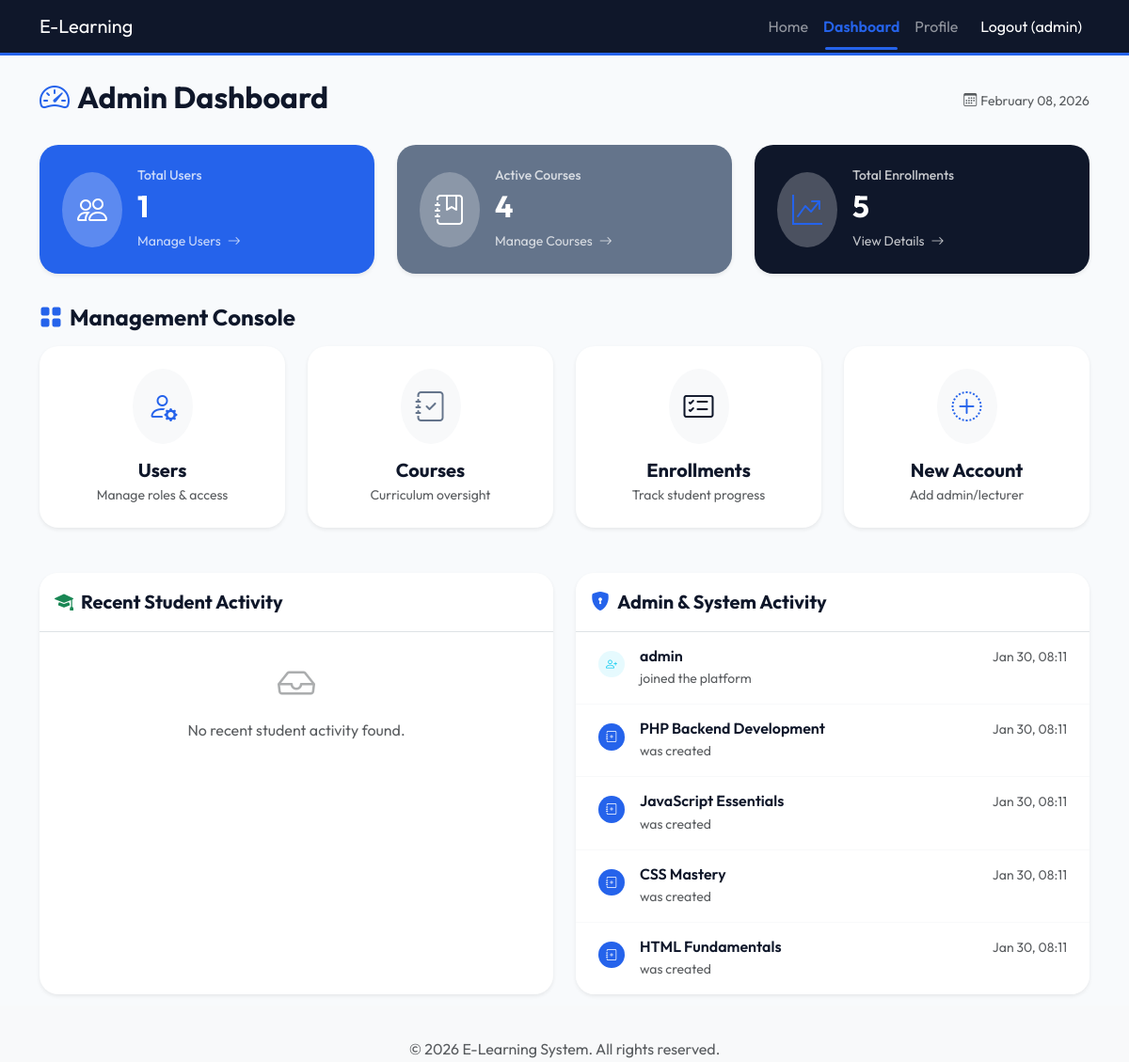
Page /views/admin/dashboard.php (signed in) on the committed database.
### tables this page shows
CREATE TABLE IF NOT EXISTS users (
    id INT AUTO_INCREMENT PRIMARY KEY,
    username VARCHAR(50) NOT NULL UNIQUE,
    email VARCHAR(100) NOT NULL UNIQUE,
    password VARCHAR(255) NOT NULL,
    role ENUM('admin', 'student') NOT NULL DEFAULT 'student',
    bio TEXT,
    avatar VARCHAR(255),
    created_at TIMESTAMP DEFAULT CURRENT_TIMESTAMP,
    INDEX idx_role (role),
    INDEX idx_username (username),
    INDEX idx_email (email)
);

CREATE TABLE IF NOT EXISTS courses (
    id INT AUTO_INCREMENT PRIMARY KEY,
    teacher_id INT NOT NULL,
    title VARCHAR(255) NOT NULL,
    description TEXT,
    thumbnail VARCHAR(255),
    created_at TIMESTAMP DEFAULT CURRENT_TIMESTAMP,
    FOREIGN KEY (teacher_id) REFERENCES users(id) ON DELETE CASCADE,
    INDEX idx_teacher (teacher_id),
    INDEX idx_created_at (created_at)
);

### views/admin/dashboard.php (the view, shortened to what this page needs)
<?php
require_once '../../config/db.php';
include '../../includes/header.php';
$user_count = $pdo->query("SELECT COUNT(*) FROM users")->fetchColumn();
$course_count = $pdo->query("SELECT COUNT(*) FROM courses")->fetchColumn();
$enrollment_count = $pdo->query("SELECT COUNT(*) FROM enrollments")->fetchColumn();
$admin_activity = [];
$stmt = $pdo->query("SELECT id, username, 'joined the platform' as action, created_at, 'user' as type FROM users ORDER BY created_at DESC LIMIT 5");
while($row = $stmt->fetch()) {
    $admin_activity[] = $row;
}
$stmt = $pdo->query("SELECT id, title as username, 'was created' as action, created_at, 'course' as type FROM courses ORDER BY created_at DESC LIMIT 5");
while($row = $stmt->fetch()) {
    $admin_activity[] = $row;
}
usort($admin_activity, function($a, $b) {
    return strtotime($b['created_at']) - strtotime($a['created_at']);
});
$admin_activity = array_slice($admin_activity, 0, 7);
$student_activity = [];
usort($student_activity, function($a, $b) {
    return strtotime($b['created_at']) - strtotime($a['created_at']);
});
$student_activity = array_slice($student_activity, 0, 7);
?>
<div class="d-flex justify-content-between align-items-center mb-4">
    <h2 class="text-accent fw-bold"><i class="bi bi-speedometer2 me-2 text-primary"></i>Admin Dashboard</h2>
    <div class="text-muted small"><i class="bi bi-calendar3 me-1"></i><?php echo date('F d, Y'); ?></div>
</div>
<div class="row">
    <div class="col-lg-4 col-md-6 mb-4">
        <div class="card border-0 shadow-sm bg-primary text-white p-2">
            <div class="card-body d-flex align-items-center">
                <div class="bg-white bg-opacity-25 rounded-circle p-3 me-3">
                    <i class="bi bi-people fs-2"></i>
                </div>
                <div>
                    <h5 class="mb-0 opacity-75 small">Total Users</h5>
                    <div class="fs-2 fw-bold"><?php echo $user_count; ?></div>
                    <a href="users.php" class="text-white text-decoration-none small opacity-75 hover-opacity-100">
                        Manage Users <i class="bi bi-arrow-right ms-1"></i>
                    </a>
                </div>
            </div>
        </div>
    </div>
    <div class="col-lg-4 col-md-6 mb-4">
        <div class="card border-0 shadow-sm bg-secondary text-white p-2">
            <div class="card-body d-flex align-items-center">
                <div class="bg-white bg-opacity-25 rounded-circle p-3 me-3">
                    <i class="bi bi-journal-bookmark fs-2"></i>
                </div>
                <div>
                    <h5 class="mb-0 opacity-75 small">Active Courses</h5>
                    <div class="fs-2 fw-bold"><?php echo $course_count; ?></div>
                    <a href="courses.php" class="text-white text-decoration-none small opacity-75 hover-opacity-100">
                        Manage Courses <i class="bi bi-arrow-right ms-1"></i>
                    </a>
                </div>
            </div>
        </div>
    </div>
    <div class="col-lg-4 col-md-12 mb-4">
        <div class="card border-0 shadow-sm bg-accent text-white p-2">
            <div class="card-body d-flex align-items-center">
                <div class="bg-white bg-opacity-25 rounded-circle p-3 me-3">
                    <i class="bi bi-graph-up-arrow fs-2 text-primary"></i>
                </div>
                <div>
                    <h5 class="mb-0 opacity-75 small">Total Enrollments</h5>
                    <div class="fs-2 fw-bold"><?php echo $enrollment_count; ?></div>
                    <a href="enrollments.php" class="text-white text-decoration-none small opacity-75 hover-opacity-100">
                        View Details <i class="bi bi-arrow-right ms-1"></i>
                    </a>
                </div>
            </div>
        </div>
    </div>
</div>
<h4 class="text-accent fw-bold mb-3 mt-2"><i class="bi bi-grid-fill me-2 text-primary"></i>Management Console</h4>
<div class="row">
    <div class="col-xl-3 col-sm-6 mb-4">
        <a href="users.php" class="text-decoration-none">
            <div class="card h-100 border-0 shadow-sm card-hover">
                <div class="card-body text-center py-4">
                    <div class="bg-light rounded-circle p-3 d-inline-block mb-3">
                        <i class="bi bi-person-gear fs-2 text-primary"></i>
                    </div>
                    <h5 class="text-accent fw-bold mb-1">Users</h5>
                    <p class="text-muted small mb-0">Manage roles & access</p>
                </div>
            </div>
        </a>
    </div>
    <div class="col-xl-3 col-sm-6 mb-4">
        <a href="courses.php" class="text-decoration-none">
            <div class="card h-100 border-0 shadow-sm card-hover">
                <div class="card-body text-center py-4">
                    <div class="bg-light rounded-circle p-3 d-inline-block mb-3">
                        <i class="bi bi-journal-check fs-2 text-secondary"></i>
                    </div>
                    <h5 class="text-accent fw-bold mb-1">Courses</h5>
                    <p class="text-muted small mb-0">Curriculum oversight</p>
                </div>
            </div>
        </a>
    </div>
    <div class="col-xl-3 col-sm-6 mb-4">
        <a href="enrollments.php" class="text-decoration-none">
            <div class="card h-100 border-0 shadow-sm card-hover">
                <div class="card-body text-center py-4">
                    <div class="bg-light rounded-circle p-3 d-inline-block mb-3">
                        <i class="bi bi-card-checklist fs-2 text-accent"></i>
                    </div>
                    <h5 class="text-accent fw-bold mb-1">Enrollments</h5>
                    <p class="text-muted small mb-0">Track student progress</p>
                </div>
            </div>
        </a>
    </div>
    <div class="col-xl-3 col-sm-6 mb-4">
        <a href="users.php" class="text-decoration-none">
            <div class="card h-100 border-0 shadow-sm card-hover">
                <div class="card-body text-center py-4">
                    <div class="bg-light rounded-circle p-3 d-inline-block mb-3">
                        <i class="bi bi-plus-circle-dotted fs-2 text-primary"></i>
                    </div>
                    <h5 class="text-accent fw-bold mb-1">New Account</h5>
                    <p class="text-muted small mb-0">Add admin/lecturer</p>
                </div>
            </div>
        </a>
    </div>
</div>
<div class="row mt-4">
    <div class="col-lg-6 mb-4">
        <div class="card border-0 shadow-sm h-100">
            <div class="card-header bg-white py-3 border-bottom d-flex align-items-center">
                <i class="bi bi-mortarboard-fill text-success fs-5 me-2"></i>
                <h5 class="card-title mb-0 text-accent fw-bold">Recent Student Activity</h5>
            </div>
            <div class="card-body p-0">
                <?php if (empty($student_activity)): ?>
                    <div class="p-4 text-center text-muted">
                        <i class="bi bi-inbox fs-1 d-block mb-2 opacity-50"></i>
                        No recent student activity found.
                    </div>
                <?php endif; ?>
            </div>
        </div>
    </div>
    <div class="col-lg-6 mb-4">
        <div class="card border-0 shadow-sm h-100">
            <div class="card-header bg-white py-3 border-bottom d-flex align-items-center">
                <i class="bi bi-shield-lock-fill text-primary fs-5 me-2"></i>
                <h5 class="card-title mb-0 text-accent fw-bold">Admin & System Activity</h5>
            </div>
            <div class="card-body p-0">
                <?php if (empty($admin_activity)): ?>
                    <div class="p-4 text-center text-muted">
                        <i class="bi bi-inbox fs-1 d-block mb-2 opacity-50"></i>
                        No recent system activity found.
                    </div>
                <?php else: ?>
                    <div class="list-group list-group-flush">
                        <?php foreach ($admin_activity as $activity): ?>
                            <div class="list-group-item px-4 py-3 border-light">
                                <div class="d-flex align-items-start">
                                    <div class="me-3 mt-1">
                                        <?php if ($activity['type'] == 'user'): ?>
                                            <span class="badge bg-info bg-opacity-10 text-info rounded-circle p-2">
                                                <i class="bi bi-person-plus"></i>
                                            </span>
                                        <?php else: ?>
                                            <span class="badge bg-primary bg-opacity-10 text-primary rounded-circle p-2">
                                                <i class="bi bi-journal-plus"></i>
                                            </span>
                                        <?php endif; ?>
                                    </div>
                                    <div class="flex-grow-1">
                                        <div class="d-flex justify-content-between">
                                            <h6 class="mb-1 text-accent fw-semibold"><?php echo htmlspecialchars($activity['username']); ?></h6>
                                            <small class="text-muted"><?php echo date('M d, H:i', strtotime($activity['created_at'])); ?></small>
                                        </div>
                                        <div class="small text-muted mb-0">
                                            <?php echo $activity['action']; ?>
                                        </div>
                                    </div>
                                </div>
                            </div>
                        <?php endforeach; ?>
                    </div>
                <?php endif; ?>
            </div>
        </div>
    </div>
</div>
<?php include '../../includes/footer.php'; ?>

### includes/header.php (shortened to what this page needs)
<?php
if ($_SERVER['SERVER_PORT'] == '3000' || $_SERVER['HTTP_HOST'] == 'localhost:3000') {
    $base_url = '';
} else {
    $base_url = (strpos($_SERVER['REQUEST_URI'], '/e_learning/') === 0) ? '/e_learning' : '';
}
?>
<!DOCTYPE html>
<html lang="en">
<head>
    <link href="https://cdn.jsdelivr.net/npm/bootstrap@5.3.0/dist/css/bootstrap.min.css" rel="stylesheet">
    <link href="https://cdn.jsdelivr.net/npm/bootstrap-icons@1.10.0/font/bootstrap-icons.css" rel="stylesheet">
    <link href="https://cdnjs.cloudflare.com/ajax/libs/prism-themes/1.9.0/prism-vs.min.css" rel="stylesheet">
    <link href="https://cdnjs.cloudflare.com/ajax/libs/prism/1.29.0/plugins/line-numbers/prism-line-numbers.min.css" rel="stylesheet">
    <link href="<?php echo $base_url; ?>/public/css/style.css" rel="stylesheet">
</head>
<body>
<nav class="navbar navbar-expand-lg navbar-dark bg-dark fixed-top">
  <div class="container">
    <a class="navbar-brand" href="<?php echo $base_url; ?>/index.php">E-Learning</a>
    <?php $current_page = basename($_SERVER['SCRIPT_NAME']); ?>
    <div class="collapse navbar-collapse" id="navbarNav">
      <ul class="navbar-nav ms-auto">
        <li class="nav-item">
          <a class="nav-link <?php echo ($current_page == 'index.php') ? 'active' : ''; ?>" href="<?php echo $base_url; ?>/index.php">Home</a>
        </li>
        <?php if (isset($_SESSION['user_id'])): ?>
            <?php if ($_SESSION['role'] === 'admin'): ?>
                <li class="nav-item"><a class="nav-link <?php echo ($current_page == 'dashboard.php' && strpos($_SERVER['SCRIPT_NAME'], '/admin/') !== false) ? 'active' : ''; ?>" href="<?php echo $base_url; ?>/views/admin/dashboard.php">Dashboard</a></li>
            <?php else: ?>
                <li class="nav-item"><a class="nav-link <?php echo ($current_page == 'dashboard.php' && strpos($_SERVER['SCRIPT_NAME'], '/student/') !== false) ? 'active' : ''; ?>" href="<?php echo $base_url; ?>/views/student/dashboard.php">My Learning</a></li>
            <?php endif; ?>
            <li class="nav-item"><a class="nav-link <?php echo ($current_page == 'profile.php') ? 'active' : ''; ?>" href="<?php echo $base_url; ?>/views/auth/profile.php">Profile</a></li>
            <li class="nav-item"><a class="nav-link btn btn-danger text-white btn-sm ms-2" href="<?php echo $base_url; ?>/actions/logout.php">Logout (<?php echo htmlspecialchars($_SESSION['username']); ?>)</a></li>
        <?php endif; ?>
      </ul>
    </div>
  </div>
</nav>
<div class="container mt-4 mb-5">

### includes/footer.php (shortened to what this page needs)
</div>
<footer class="footer mt-auto py-3 bg-light text-center">
  <div class="container">
    <span class="text-muted">&copy; <?php echo date('Y'); ?> E-Learning System. All rights reserved.</span>
  </div>
</footer>
</body>
</html>

### public/css/style.css (style rules this page uses)
:root { --primary-color: #2563eb; --secondary-color: #64748b; --accent-color: #0f172a; --bg-light: #f8fafc; }
body { background-color: var(--bg-light); font-family: 'Outfit', sans-serif; color: var(--accent-color); }
.navbar { background: var(--accent-color) !important; border-bottom: 3px solid var(--primary-color); }
.card { border: none; border-radius: 20px; background: white; overflow: hidden; transition: all 0.4s cubic-bezier(0.175, 0.885, 0.32, 1.275); }
.text-primary { color: var(--primary-color) !important; }
.text-secondary { color: var(--secondary-color) !important; }
.text-accent { color: var(--accent-color) !important; }
.bg-primary { background-color: var(--primary-color) !important; color: white !important; }
.bg-secondary { background-color: var(--secondary-color) !important; color: white !important; }
.bg-accent { background-color: var(--accent-color) !important; color: white !important; }
.card-hover { transition: all 0.3s ease; }
.navbar-nav .nav-link.active { color: var(--primary-color) !important; position: relative; font-weight: 600; }
.navbar-nav .nav-link.active::after { content: ''; position: absolute; bottom: -5px; left: 10px; right: 10px; height: 3px; background-color: var(--primary-color); border-radius: 2px; }

### includes/header.php (style rules this page uses)
body { padding-top: 60px; }
.footer { position: fixed; bottom: 0; width: 100%; height: 60px; line-height: 60px; background-color: #f5f5f5; }

### rows in the picture
users: username "admin", created_at "Jan 30, 08:11", action "joined the platform"
courses: title "PHP Backend Development", created_at "Jan 30, 08:11", action "was created"
courses: title "JavaScript Essentials", created_at "Jan 30, 08:11", action "was created"
courses: title "CSS Mastery", created_at "Jan 30, 08:11", action "was created"
courses: title "HTML Fundamentals", created_at "Jan 30, 08:11", action "was created"

### other values in the picture
$_SESSION['username'] "admin"
$user_count "1"
$course_count "4"
$enrollment_count "5"
